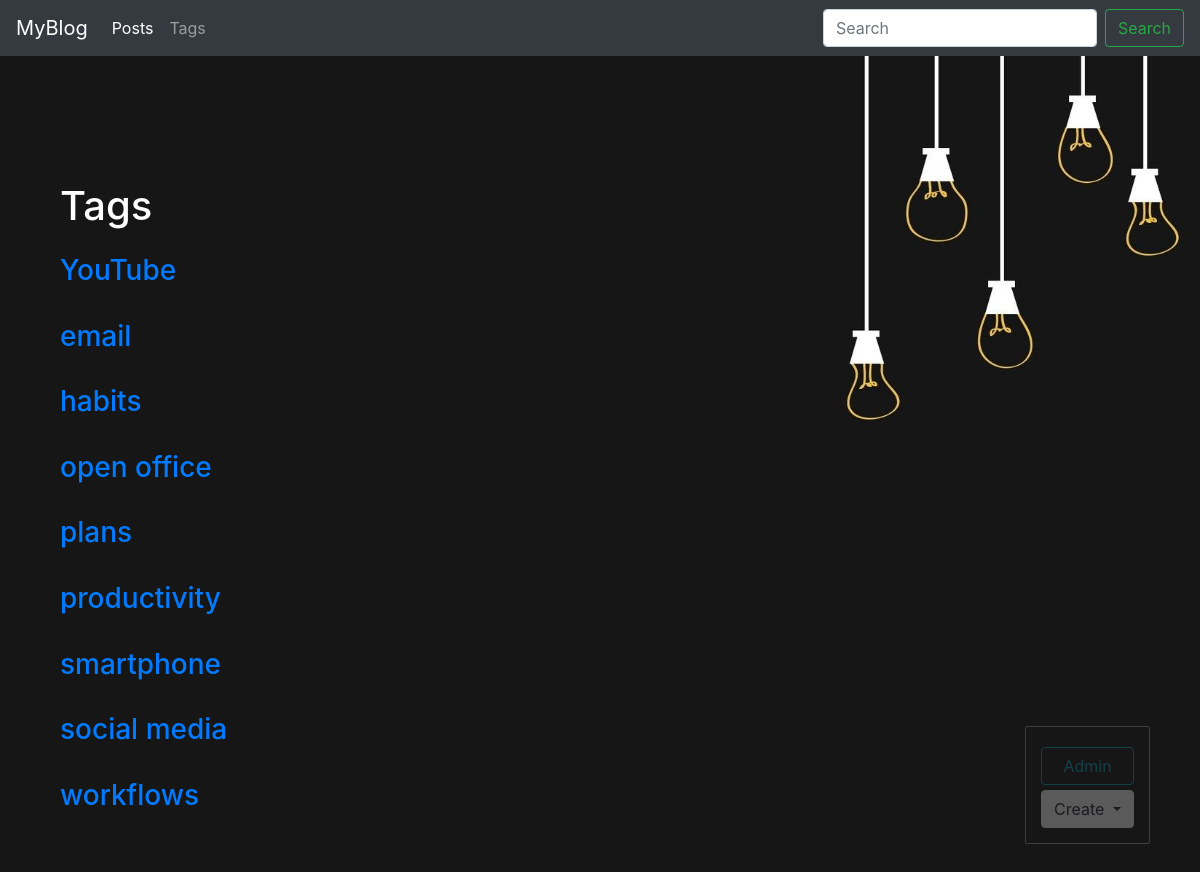
The app's page /blog/tags/ (signed in) with its own data.
### blog/models.py (models this page shows, shortened)
class Tag(models.Model):
    title = models.CharField(max_length=50)
    slug = models.SlugField(max_length=50, unique=True)
    def get_absolute_url(self):
        return reverse('tag_detail_url', kwargs={'slug':self.slug})
    class Meta:
        ordering = ['title']

### blog/views.py (the view)
# urls.py: path('tags/', tags_list, name='tags_list_url'),
def tags_list(request):
    tags = Tag.objects.all()
    return render(request, 'blog/tags_list.html', context={'tags':tags})

### blog/templates/blog/tags_list.html (shortened to what this page needs)
{% extends 'blog/base_blog.html' %}
{% block content %}
<h1 class="white mt-5 mb-4">Tags</h1>
{% for tag in tags %}
<h3 class="block-title"><a href="{{ tag.get_absolute_url }}">{{ tag.title }}</a></h3>
{% endfor %}
{% endblock %}

### static/css/styles.css (style rules this page uses)
body { background-image: url(../images/bulbs.jpg); background-size: cover; background-repeat: no-repeat; background-position: right; }
.block-title { color: #fff; margin-bottom: 2rem; }
.white { color: #fff; }

### records on screen
Tag: title "YouTube"
Tag: title "email"
Tag: title "habits"
Tag: title "open office"
Tag: title "plans"
Tag: title "productivity"
Tag: title "smartphone"
Tag: title "social media"
Tag: title "workflows"
